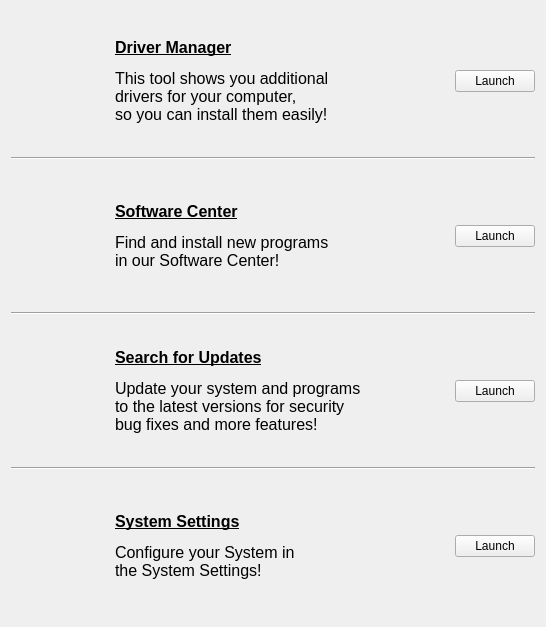
          <widget class="QWidget" name="scrollAreaWidgetContents_2">
           <property name="geometry">
            <rect>
             <x>0</x>
             <y>0</y>
             <width>546</width>
             <height>625</height>
            </rect>
           </property>
           <layout class="QVBoxLayout" name="verticalLayout">
            <item>
             <layout class="QHBoxLayout" name="item_1">
              <property name="spacing">
               <number>20</number>
              </property>
              <property name="leftMargin">
               <number>20</number>
              </property>
              <item>
               <widget class="QLabel" name="itemIcon_1">
                <property name="sizePolicy">
                 <sizepolicy hsizetype="Fixed" vsizetype="Fixed">
                  <horstretch>0</horstretch>
                  <verstretch>0</verstretch>
                 </sizepolicy>
                </property>
                <property name="minimumSize">
                 <size>
                  <width>64</width>
                  <height>64</height>
                 </size>
                </property>
                <property name="maximumSize">
                 <size>
                  <width>64</width>
                  <height>64</height>
                 </size>
                </property>
                <property name="text">
                 <string/>
                </property>
                <property name="pixmap">
                 <pixmap resource="resources.qrc">:/driver-manager.png</pixmap>
                </property>
                <property name="scaledContents">
                 <bool>true</bool>
                </property>
                <property name="alignment">
                 <set>Qt::AlignCenter</set>
                </property>
               </widget>
              </item>
              <item>
               <widget class="QLabel" name="itemDescription_1">
                <property name="sizePolicy">
                 <sizepolicy hsizetype="Fixed" vsizetype="Fixed">
                  <horstretch>0</horstretch>
                  <verstretch>0</verstretch>
                 </sizepolicy>
                </property>
                <property name="minimumSize">
                 <size>
                  <width>320</width>
                  <height>140</height>
                 </size>
                </property>
                <property name="maximumSize">
                 <size>
                  <width>340</width>
                  <height>140</height>
                 </size>
                </property>
                <property name="font">
                 <font>
                  <pointsize>14</pointsize>
                 </font>
                </property>
                <property name="text">
                 <string>&lt;html&gt;&lt;head/&gt;&lt;body&gt;&lt;p&gt;&lt;span style=&quot; font-size:12pt; font-weight:600; text-decoration: underline;&quot;&gt;Driver Manager&lt;/span&gt;&lt;/p&gt;&lt;p&gt;&lt;span style=&quot; font-size:12pt;&quot;&gt;This tool shows you additional&lt;br/&gt;drivers for your computer,&lt;br/&gt;so you can install them easily!&lt;/span&gt;&lt;/p&gt;&lt;/body&gt;&lt;/html&gt;</string>
                </property>
                <property name="alignment">
                 <set>Qt::AlignLeading|Qt::AlignLeft|Qt::AlignVCenter</set>
                </property>
               </widget>
              </item>
              <item>
               <widget class="QPushButton" name="launchButton_1">
                <property name="sizePolicy">
                 <sizepolicy hsizetype="Fixed" vsizetype="Fixed">
                  <horstretch>0</horstretch>
                  <verstretch>0</verstretch>
                 </sizepolicy>
                </property>
                <property name="focusPolicy">
                 <enum>Qt::TabFocus</enum>
                </property>
                <property name="layoutDirection">
                 <enum>Qt::LeftToRight</enum>
                </property>
                <property name="styleSheet">
                 <string notr="true"/>
                </property>
                <property name="text">
                 <string>Launch</string>
                </property>
                <property name="icon">
                 <iconset theme="gtk-execute">
                  <normaloff>.</normaloff>.</iconset>
                </property>
                <property name="iconSize">
                 <size>
                  <width>16</width>
                  <height>16</height>
                 </size>
                </property>
               </widget>
              </item>
             </layout>
            </item>
            <item>
             <widget class="Line" name="seperator_1">
              <property name="orientation">
               <enum>Qt::Horizontal</enum>
              </property>
             </widget>
            </item>
            <item>
             <layout class="QHBoxLayout" name="item_2">
              <property name="spacing">
               <number>20</number>
              </property>
              <property name="leftMargin">
               <number>20</number>
              </property>
              <item>
               <widget class="QLabel" name="item_1_Icon_2">
                <property name="sizePolicy">
                 <sizepolicy hsizetype="Fixed" vsizetype="Fixed">
                  <horstretch>0</horstretch>
                  <verstretch>0</verstretch>
                 </sizepolicy>
                </property>
                <property name="minimumSize">
                 <size>
                  <width>64</width>
                  <height>64</height>
                 </size>
                </property>
                <property name="maximumSize">
                 <size>
                  <width>64</width>
                  <height>64</height>
                 </size>
                </property>
                <property name="text">
                 <string/>
                </property>
                <property name="pixmap">
                 <pixmap resource="resources.qrc">:/software-store.png</pixmap>
                </property>
                <property name="scaledContents">
                 <bool>true</bool>
                </property>
                <property name="alignment">
                 <set>Qt::AlignCenter</set>
                </property>
               </widget>
              </item>
              <item>
               <widget class="QLabel" name="item_1_Description_2">
                <property name="sizePolicy">
                 <sizepolicy hsizetype="Fixed" vsizetype="Fixed">
                  <horstretch>0</horstretch>
                  <verstretch>0</verstretch>
                 </sizepolicy>
                </property>
                <property name="minimumSize">
                 <size>
                  <width>320</width>
                  <height>140</height>
                 </size>
                </property>
                <property name="maximumSize">
                 <size>
                  <width>340</width>
                  <height>140</height>
                 </size>
                </property>
                <property name="font">
                 <font>
                  <pointsize>14</pointsize>
                 </font>
                </property>
                <property name="text">
                 <string>&lt;html&gt;&lt;head/&gt;&lt;body&gt;&lt;p&gt;&lt;span style=&quot; font-size:12pt; font-weight:600; text-decoration: underline;&quot;&gt;Software Center&lt;/span&gt;&lt;/p&gt;&lt;p&gt;&lt;span style=&quot; font-size:12pt;&quot;&gt;Find and install new programs&lt;br/&gt;in our Software Center!&lt;/span&gt;&lt;/p&gt;&lt;/body&gt;&lt;/html&gt;</string>
                </property>
                <property name="alignment">
                 <set>Qt::AlignLeading|Qt::AlignLeft|Qt::AlignVCenter</set>
                </property>
               </widget>
              </item>
              <item>
               <widget class="QPushButton" name="launchButton_2">
                <property name="sizePolicy">
                 <sizepolicy hsizetype="Fixed" vsizetype="Fixed">
                  <horstretch>0</horstretch>
                  <verstretch>0</verstretch>
                 </sizepolicy>
                </property>
                <property name="focusPolicy">
                 <enum>Qt::TabFocus</enum>
                </property>
                <property name="text">
                 <string>Launch</string>
                </property>
                <property name="icon">
                 <iconset theme="gtk-execute">
                  <normaloff>.</normaloff>.</iconset>
                </property>
                <property name="iconSize">
                 <size>
                  <width>16</width>
                  <height>16</height>
                 </size>
                </property>
               </widget>
              </item>
             </layout>
            </item>
            <item>
             <widget class="Line" name="seperator_2">
              <property name="orientation">
               <enum>Qt::Horizontal</enum>
              </property>
             </widget>
            </item>
            <item>
             <layout class="QHBoxLayout" name="item_3">
              <property name="spacing">
               <number>20</number>
              </property>
              <property name="leftMargin">
               <number>20</number>
              </property>
              <item>
               <widget class="QLabel" name="item_1_Icon_3">
                <property name="sizePolicy">
                 <sizepolicy hsizetype="Fixed" vsizetype="Fixed">
                  <horstretch>0</horstretch>
                  <verstretch>0</verstretch>
                 </sizepolicy>
                </property>
                <property name="minimumSize">
                 <size>
                  <width>64</width>
                  <height>64</height>
                 </size>
                </property>
                <property name="maximumSize">
                 <size>
                  <width>64</width>
                  <height>64</height>
                 </size>
                </property>
                <property name="text">
                 <string/>
                </property>
                <property name="pixmap">
                 <pixmap resource="resources.qrc">:/system-software-update.png</pixmap>
                </property>
                <property name="scaledContents">
                 <bool>true</bool>
                </property>
                <property name="alignment">
                 <set>Qt::AlignCenter</set>
                </property>
               </widget>
              </item>
              <item>
               <widget class="QLabel" name="item_1_Description_3">
                <property name="sizePolicy">
                 <sizepolicy hsizetype="Fixed" vsizetype="Fixed">
                  <horstretch>0</horstretch>
                  <verstretch>0</verstretch>
                 </sizepolicy>
                </property>
                <property name="minimumSize">
                 <size>
                  <width>320</width>
                  <height>140</height>
                 </size>
                </property>
                <property name="maximumSize">
                 <size>
                  <width>340</width>
                  <height>140</height>
                 </size>
                </property>
                <property name="font">
                 <font>
                  <pointsize>14</pointsize>
                 </font>
                </property>
                <property name="text">
                 <string>&lt;html&gt;&lt;head/&gt;&lt;body&gt;&lt;p&gt;&lt;span style=&quot; font-size:12pt; font-weight:600; text-decoration: underline;&quot;&gt;Search for Updates&lt;/span&gt;&lt;/p&gt;&lt;p&gt;&lt;span style=&quot; font-size:12pt;&quot;&gt;Update your system and programs&lt;br/&gt;to the latest versions for security&lt;br/&gt;bug fixes and more features!&lt;/span&gt;&lt;/p&gt;&lt;/body&gt;&lt;/html&gt;</string>
                </property>
                <property name="alignment">
                 <set>Qt::AlignLeading|Qt::AlignLeft|Qt::AlignVCenter</set>
                </property>
               </widget>
              </item>
              <item>
               <widget class="QPushButton" name="launchButton_3">
                <property name="sizePolicy">
                 <sizepolicy hsizetype="Fixed" vsizetype="Fixed">
                  <horstretch>0</horstretch>
                  <verstretch>0</verstretch>
                 </sizepolicy>
                </property>
                <property name="focusPolicy">
                 <enum>Qt::TabFocus</enum>
                </property>
                <property name="text">
                 <string>Launch</string>
                </property>
                <property name="icon">
                 <iconset theme="gtk-execute">
                  <normaloff>.</normaloff>.</iconset>
                </property>
                <property name="iconSize">
                 <size>
                  <width>16</width>
                  <height>16</height>
                 </size>
                </property>
               </widget>
              </item>
             </layout>
            </item>
            <item>
             <widget class="Line" name="seperator_3">
              <property name="orientation">
               <enum>Qt::Horizontal</enum>
              </property>
             </widget>
            </item>
            <item>
             <layout class="QHBoxLayout" name="item_5">
              <property name="spacing">
               <number>20</number>
              </property>
              <property name="leftMargin">
               <number>20</number>
              </property>
              <item>
               <widget class="QLabel" name="item_1_Icon_5">
                <property name="sizePolicy">
                 <sizepolicy hsizetype="Fixed" vsizetype="Fixed">
                  <horstretch>0</horstretch>
                  <verstretch>0</verstretch>
                 </sizepolicy>
                </property>
                <property name="minimumSize">
                 <size>
                  <width>64</width>
                  <height>64</height>
                 </size>
                </property>
                <property name="maximumSize">
                 <size>
                  <width>64</width>
                  <height>64</height>
                 </size>
                </property>
                <property name="text">
                 <string/>
                </property>
                <property name="pixmap">
                 <pixmap resource="resources.qrc">:/systemsettings.png</pixmap>
                </property>
                <property name="scaledContents">
                 <bool>true</bool>
                </property>
                <property name="alignment">
                 <set>Qt::AlignCenter</set>
                </property>
               </widget>
              </item>
              <item>
               <widget class="QLabel" name="item_1_Description_5">
                <property name="sizePolicy">
                 <sizepolicy hsizetype="Fixed" vsizetype="Fixed">
                  <horstretch>0</horstretch>
                  <verstretch>0</verstretch>
                 </sizepolicy>
                </property>
                <property name="minimumSize">
                 <size>
                  <width>320</width>
                  <height>140</height>
                 </size>
                </property>
                <property name="maximumSize">
                 <size>
                  <width>340</width>
                  <height>140</height>
                 </size>
                </property>
                <property name="font">
                 <font>
                  <pointsize>14</pointsize>
                 </font>
                </property>
                <property name="text">
                 <string>&lt;html&gt;&lt;head/&gt;&lt;body&gt;&lt;p&gt;&lt;span style=&quot; font-size:12pt; font-weight:600; text-decoration: underline;&quot;&gt;System Settings&lt;/span&gt;&lt;/p&gt;&lt;p&gt;&lt;span style=&quot; font-size:12pt;&quot;&gt;Configure your System in&lt;br/&gt;the System Settings!&lt;/span&gt;&lt;/p&gt;&lt;/body&gt;&lt;/html&gt;</string>
                </property>
                <property name="alignment">
                 <set>Qt::AlignLeading|Qt::AlignLeft|Qt::AlignVCenter</set>
                </property>
               </widget>
              </item>
              <item>
               <widget class="QPushButton" name="launchButton_5">
                <property name="sizePolicy">
                 <sizepolicy hsizetype="Fixed" vsizetype="Fixed">
                  <horstretch>0</horstretch>
                  <verstretch>0</verstretch>
                 </sizepolicy>
                </property>
                <property name="focusPolicy">
                 <enum>Qt::TabFocus</enum>
                </property>
                <property name="text">
                 <string>Launch</string>
                </property>
                <property name="icon">
                 <iconset theme="gtk-execute">
                  <normaloff>.</normaloff>.</iconset>
                </property>
                <property name="iconSize">
                 <size>
                  <width>16</width>
                  <height>16</height>
                 </size>
                </property>
               </widget>
              </item>
             </layout>
            </item>
           </layout>
          </widget>
